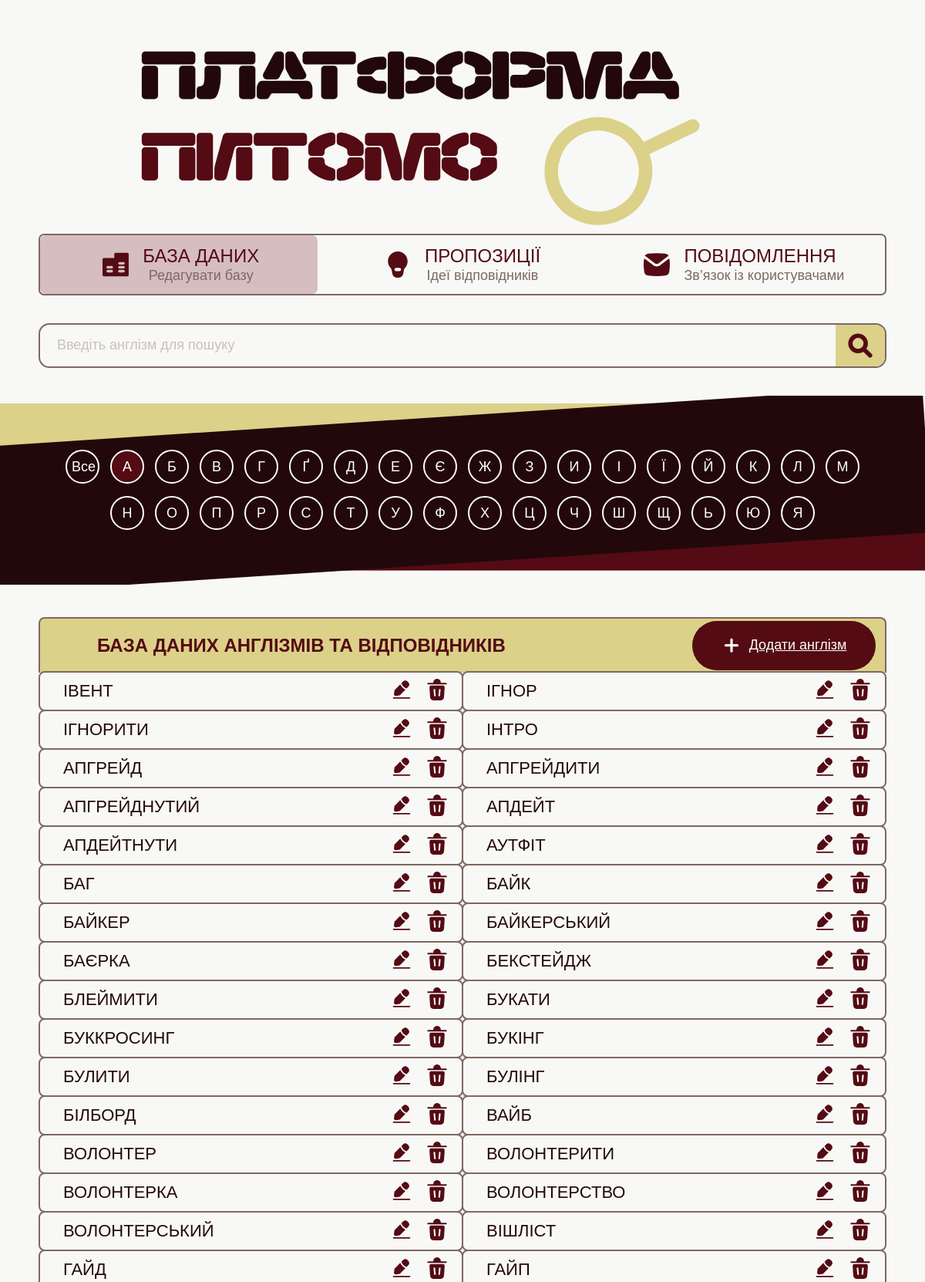
The app's page /admin_database.html (signed in, upper part) with its own data.
### tables this page shows
CREATE TABLE "Англізм" (
"ID" INTEGER,
  "Англізм" TEXT,
  "Частина мови" TEXT,
  "Оригінальне написання англізма" TEXT,
  "Тлумачення" TEXT,
  "Зауваження" TEXT
);

### app.py (the view)
@app.route("/admin_database.html")
def admin_database():
    if not session.get("admin_logged_in"):
        return redirect(url_for("admin_login"))
    anglicisms = get_all_anglicisms()
    return render_template(
        "admin_database.html",
        anglicisms=anglicisms
    )

### app.py (called while the page is built)
def get_all_anglicisms():
    conn = sqlite3.connect(DB_PATH)
    cursor = conn.cursor()
    query = """
    SELECT
        a.ID,
        a.Англізм,
        a."Частина мови",
        v.Відповідник
    FROM Англізм a
    LEFT JOIN Відповідник v
        ON a.ID = v."ID англізма"
    WHERE v.ID = (
        SELECT MIN(v2.ID)
        FROM Відповідник v2
        WHERE v2."ID англізма" = a.ID
    )
    ORDER BY a.Англізм COLLATE NOCASE
    """
    cursor.execute(query)
    rows = cursor.fetchall()
    conn.close()
    anglicisms = []
    for row in rows:
        anglicisms.append({
            "id": row[0],
            "anglicism": row[1],
            "part_of_speech": row[2],
            "replacement": row[3]
        })
    return anglicisms

### templates/admin_database.html (shortened to what this page needs)
<!DOCTYPE html>
<html lang="uk">
<head>
  <link rel="stylesheet"
        href="{{ url_for('static', filename='css/admin_database.css') }}">
</head>
<body>
<header class="admin-header">
  <img class="logo"
       src="{{ url_for('static', filename='images/Лого.svg') }}"
       alt="Платформа Питомо" />
  <nav class="admin-nav">
    <a href="admin_database.html"
       class="admin-nav-item active">
      <img src="{{ url_for('static', filename='images/іконка_база_даних.svg') }}"
           alt="" />
      <div>
        <span>База даних</span>
        <small>Редагувати базу</small>
      </div>
    </a>
    <a href="admin_suggestions.html"
       class="admin-nav-item">
      <img src="{{ url_for('static', filename='images/іконка_лампочка.svg') }}"
           alt="" />
      <div>
        <span>Пропозиції</span>
        <small>Ідеї відповідників</small>
      </div>
    </a>
    <a href="admin_messages.html"
       class="admin-nav-item">
      <img src="{{ url_for('static', filename='images/іконка_повідомлення.svg') }}"
           alt="" />
      <div>
        <span>Повідомлення</span>
        <small>Зв’язок із користувачами</small>
      </div>
    </a>
  </nav>
</header>
<main>
  <section class="admin-search-section">
    <form class="admin-search-form">
      <input type="text"
             placeholder="Введіть англізм для пошуку" />
      <button type="submit"
              aria-label="Пошук">
        <img src="{{ url_for('static', filename='images/іконка_пошук.svg') }}"
             alt="" />
      </button>
    </form>
  </section>
  <section class="alphabet-section">
    <img class="alphabet-bg"
         src="{{ url_for('static', filename='images/alphabet_background.svg') }}"
         alt="" />
    <div class="alphabet-buttons">
      <div class="alphabet-row">
        <button class="letter-button"
                type="button"
                data-letter="ALL">
          Все
        </button>
        <button class="letter-button letter-active"
                type="button"
                data-letter="А">
          А
        </button>
        <button class="letter-button" type="button" data-letter="Б">Б</button>
        <button class="letter-button" type="button" data-letter="В">В</button>
        <button class="letter-button" type="button" data-letter="Г">Г</button>
        <button class="letter-button" type="button" data-letter="Ґ">Ґ</button>
        <button class="letter-button" type="button" data-letter="Д">Д</button>
        <button class="letter-button" type="button" data-letter="Е">Е</button>
        <button class="letter-button" type="button" data-letter="Є">Є</button>
        <button class="letter-button" type="button" data-letter="Ж">Ж</button>
        <button class="letter-button" type="button" data-letter="З">З</button>
        <button class="letter-button" type="button" data-letter="И">И</button>
        <button class="letter-button" type="button" data-letter="І">І</button>
        <button class="letter-button" type="button" data-letter="Ї">Ї</button>
        <button class="letter-button" type="button" data-letter="Й">Й</button>
        <button class="letter-button" type="button" data-letter="К">К</button>
        <button class="letter-button" type="button" data-letter="Л">Л</button>
        <button class="letter-button" type="button" data-letter="М">М</button>
      </div>
      <div class="alphabet-row">
        <button class="letter-button" type="button" data-letter="Н">Н</button>
        <button class="letter-button" type="button" data-letter="О">О</button>
        <button class="letter-button" type="button" data-letter="П">П</button>
        <button class="letter-button" type="button" data-letter="Р">Р</button>
        <button class="letter-button" type="button" data-letter="С">С</button>
        <button class="letter-button" type="button" data-letter="Т">Т</button>
        <button class="letter-button" type="button" data-letter="У">У</button>
        <button class="letter-button" type="button" data-letter="Ф">Ф</button>
        <button class="letter-button" type="button" data-letter="Х">Х</button>
        <button class="letter-button" type="button" data-letter="Ц">Ц</button>
        <button class="letter-button" type="button" data-letter="Ч">Ч</button>
        <button class="letter-button" type="button" data-letter="Ш">Ш</button>
        <button class="letter-button" type="button" data-letter="Щ">Щ</button>
        <button class="letter-button" type="button" data-letter="Ь">Ь</button>
        <button class="letter-button" type="button" data-letter="Ю">Ю</button>
        <button class="letter-button" type="button" data-letter="Я">Я</button>
      </div>
    </div>
  </section>
  <section class="database-section">
    <div class="database-header">
      <h1>База даних англізмів та відповідників</h1>
      <a href="admin_add_anglicism.html"
         class="add-button">
        <img src="{{ url_for('static', filename='images/іконка_плюсик.svg') }}"
             alt="" />
        Додати англізм
      </a>
    </div>
    <div class="database-grid">
  {% for item in anglicisms %}
  <div class="word-row"
       data-letter="{{ item.anglicism[0]|upper }}">
    <span>{{ item.anglicism }}</span>
    <div class="actions">
      <a href="admin_edit_anglicism.html"
         class="icon-button">
        <img src="{{ url_for('static', filename='images/іконка_редагувати.svg') }}"
             alt="Редагувати" />
      </a>
      <button class="icon-button delete-item-button"
              type="button"
              data-id="{{ item.id }}"
              data-confirm="Ви впевнені, що хочете видалити англізм з бази даних?">
        <img src="{{ url_for('static', filename='images/іконка_смітник.svg') }}"
             alt="Видалити" />
      </button>
    </div>
  </div>
  {% endfor %}
</div>
  </section>
</main>
</body>
</html>

### static/css/admin_database.css (style rules this page uses)
:root { --bg: #f8f8f7; --beige: #ccc0b2; --brown: #7d6960; --dark: #22080b; --yellow: #dbd189; --wine: #540b14; --active: #d6bdc0; }
* { box-sizing: border-box; }
body { margin: 0; background: var(--bg); color: var(--dark); font-family: "Noto Sans Hebrew New", Arial, sans-serif; }
.admin-header { width: 1100px; margin: 35px auto 0; }
.logo { display: block; width: 835px; max-width: 100%; margin: 0 auto; }
.admin-nav { width: 1100px; height: 80px; display: grid; grid-template-columns: repeat(3, 1fr); border: 2px solid var(--brown); border-radius: 7px; overflow: hidden; background: var(--bg); position: relative; }
.admin-nav::before { content: ""; position: absolute; top: 0; left: 0; height: 100%; background: var(--active); border-radius: 7px; transition: all 0.35s ease; z-index: 0; width: 360px; transform: translateX(0); }
.admin-nav-item { display: flex; align-items: center; justify-content: center; gap: 18px; text-decoration: none; color: var(--dark); position: relative; z-index: 1; }
.admin-nav-item.active, .admin-nav-item:hover { background: transparent; }
.admin-nav-item img { width: 34px; height: 34px; }
.admin-nav-item span { font-family: "Nastup Soft", Impact, sans-serif; font-size: 24px; line-height: 1; text-transform: uppercase; color: var(--wine); }
.admin-nav-item small { display: block; margin-top: 4px; font-size: 18px; line-height: 1; color: var(--brown); text-align: center; }
.admin-search-section { width: 1100px; margin: 36px auto 0; }
.admin-search-form { width: 100%; height: 58px; display: grid; grid-template-columns: 1fr 64px; border: 2px solid var(--brown); border-radius: 14px; overflow: hidden; background: var(--bg); }
.admin-search-form input { border: none; outline: none; background: transparent; padding: 0 22px; font-size: 18px; color: var(--dark); }
.admin-search-form input::placeholder { color: var(--beige); }
.admin-search-form button { border: none; background: var(--yellow); display: flex; align-items: center; justify-content: center; cursor: pointer; }
.admin-search-form button img { width: 34px; height: 34px; }
.alphabet-section { height: 245px; margin-top: 36px; position: relative; overflow: hidden; display: flex; align-items: center; justify-content: center; }
.alphabet-bg { position: absolute; inset: 0; width: 100%; height: 100%; object-fit: cover; }
.alphabet-buttons { display: flex; flex-direction: column; align-items: center; gap: 16px; position: relative; z-index: 1; }
.alphabet-row { display: flex; justify-content: center; gap: 14px; }
.alphabet-buttons button { width: 44px; height: 44px; border: 2px solid white; border-radius: 999px; background: transparent; color: white; font-size: 18px; cursor: pointer; transition: background-color 0.25s ease, color 0.25s ease, border-color 0.25s ease; }
.alphabet-buttons .letter-active { background: #540B14; border-color: white; color: white; }
.database-section { width: 1100px; margin: 42px auto 70px; }
.database-header { height: 72px; background: var(--yellow); border: 2px solid var(--brown); border-bottom: none; border-radius: 8px 8px 0 0; display: grid; grid-template-columns: 1fr 250px; align-items: center; padding-left: 74px; }
.database-header h1 { margin: 0; font-family: "Nastup Soft", Impact, sans-serif; font-size: 24px; text-transform: uppercase; color: var(--wine); }
.add-button { height: 64px; margin-right: 12px; border: none; border-radius: 32px; background: var(--wine); color: white; font-size: 18px; cursor: pointer; display: flex; align-items: center; justify-content: center; gap: 10px; transition: background-color 0.25s ease, color 0.25s ease; }
.add-button img { width: 26px; height: 26px; }
.database-grid { display: grid; grid-template-columns: 1fr 1fr; gap: 0; }
.word-row { height: 52px; border: 2px solid var(--brown); border-radius: 8px; display: grid; grid-template-columns: 1fr 110px; align-items: center; padding-left: 30px; margin-top: -2px; background: var(--bg); }
.word-row:nth-child(odd) { margin-right: -1px; }
.word-row:nth-child(even) { margin-left: -1px; }
.word-row span { font-family: "Nastup Soft", Impact, sans-serif; font-size: 22px; text-transform: uppercase; color: var(--dark); }
.actions { display: flex; gap: 18px; justify-content: center; }
.actions button { border: none; background: transparent; cursor: pointer; padding: 0; }
.actions img { width: 28px; height: 28px; }
.actions button img { width: 28px; height: 28px; transition: filter 0.25s ease; }

### records on screen
Англізм: anglicism "ІВЕНТ"
Англізм: anglicism "ІГНОР"
Англізм: anglicism "ІГНОРИТИ"
Англізм: anglicism "ІНТРО"
Англізм: anglicism "АПГРЕЙД"
Англізм: anglicism "АПГРЕЙДИТИ"
Англізм: anglicism "АПГРЕЙДНУТИЙ"
Англізм: anglicism "АПДЕЙТ"
Англізм: anglicism "АПДЕЙТНУТИ"
Англізм: anglicism "АУТФІТ"
Англізм: anglicism "БАГ"
Англізм: anglicism "БАЙК"
Англізм: anglicism "БАЙКЕР"
Англізм: anglicism "БАЙКЕРСЬКИЙ"
Англізм: anglicism "БАЄРКА"
Англізм: anglicism "БЕКСТЕЙДЖ"
Англізм: anglicism "БЛЕЙМИТИ"
Англізм: anglicism "БУКАТИ"
Англізм: anglicism "БУККРОСИНГ"
Англізм: anglicism "БУКІНГ"
Англізм: anglicism "БУЛИТИ"
Англізм: anglicism "БУЛІНГ"
Англізм: anglicism "БІЛБОРД"
Англізм: anglicism "ВАЙБ"
Англізм: anglicism "ВОЛОНТЕР"
Англізм: anglicism "ВОЛОНТЕРИТИ"
Англізм: anglicism "ВОЛОНТЕРКА"
Англізм: anglicism "ВОЛОНТЕРСТВО"
Англізм: anglicism "ВОЛОНТЕРСЬКИЙ"
Англізм: anglicism "ВІШЛІСТ"
Англізм: anglicism "ГАЙД"
Англізм: anglicism "ГАЙП"
